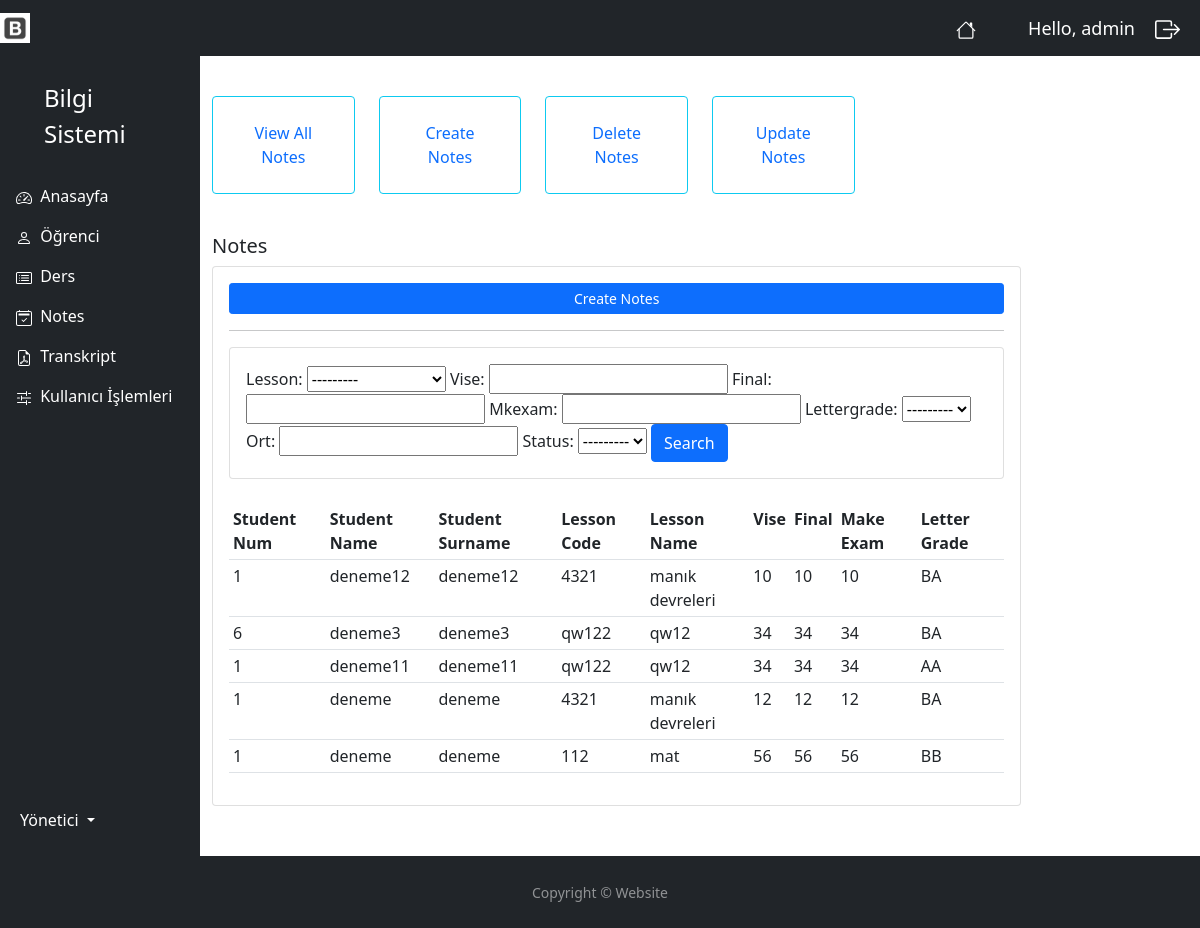
Page /notes_create/ (signed in) on the committed database.
### myapp/models.py (models this page shows, shortened)
class Notes(models.Model):
    STATUS1 = (
        ('gecti', 'Geçti'),
        ('kaldi', 'Kaldı'),
    )
    STATUS2 = (
        ('AA', 'AA'),
        ('BA', 'BA'),
        ('BB', 'BB'),
        ('CB', 'CB'),
        ('CC', 'CC'),
        ('DC', 'DC'),
        ('DD', 'DD'),
        ('FD', 'FD'),
        ('FF', 'FF'),
    )
    lesson = models.ForeignKey(Lesson, null=True, on_delete=models.SET_NULL)
    student = models.ForeignKey(Student, null=True, on_delete=models.SET_NULL)
    vise = models.IntegerField(null=True, blank=True)
    final = models.IntegerField(null=True, blank=True)
    mkexam = models.IntegerField(null=True, blank=True)
    lettergrade = models.CharField(max_length=2, null=True, choices=STATUS2)
    ort = models.IntegerField(blank=True, null=True)
    status = models.CharField(max_length=5, null=True, choices=STATUS1)

class Student(models.Model):
    user =models.OneToOneField(User, blank=True, null=True, on_delete=models.CASCADE)
    name = models.CharField(max_length=50, null=True)
    surname = models.CharField(max_length=50, null=True)
    num = models.IntegerField(null=True, blank=True)
    grade = models.IntegerField(null=True, blank=True)
    profile_pic = models.ImageField(default="user.jpeg", null=True, blank=True)
    department = models.ManyToManyField(Department)

class Lesson(models.Model):
    lcode = models.CharField(blank=True, max_length=50)
    lname = models.CharField(blank=True, max_length=50)
    lcredit = models.IntegerField(blank=True, null=True)
    period = models.ForeignKey(Period, null=True, on_delete=models.SET_NULL)
    student = models.ManyToManyField(Student)
    def __str__(self):
        return self.lname

### myapp/decorators.py (the view)
        def wrapper_func(request, *args, **kwargs):
            group =None
            if request.user.groups.exists():
                group = request.user.groups.all()[0].name
            if group in allowed_roles:
                return view_func(request, *args, **kwargs)
            else:
                return HttpResponse('You are not authorized to view this page')

### myapp/views.py (called while the page is built)
@login_required(login_url='login')
@allowed_users(allowed_roles=['admin'])
def notesCreate(request):
    notes = Notes.objects.all()
    notes_count = notes.count()
    myFilter = NotesFilter(request.GET, queryset=notes)
    notes = myFilter.qs
    context = {
        'notes': notes,
        'notes_count': notes_count,
        'myFilter': myFilter,
    }
    return render(request, 'accounts/notes_create.html', context)

### myapp/templates/accounts/notes_create.html (shortened to what this page needs)
{% extends 'accounts/main.html' %}
{% block content %}
    {% include 'accounts/dashboard_n.html' %}
    <br>
    <div class="row">
        <div class="col-md-10">
            <h5>Notes</h5>
            <div class="card card-body">
                <a class="btn btn-primary btn-sm btn-block" href="{% url 'create_notes' %}">Create Notes</a>
                <hr>
                <div class="row">
                    <div class="col">
                        <div class="card card-body">
                            <form method="get">
                                {{ myFilter.form }}
                                <button class="btn btn-primary" type="submit">Search</button>
                            </form>
                        </div>
                    </div>
                </div>
                <br>
                <table class="table table-sm">
                        <tr>
                            <th>Student Num</th>
                            <th>Student Name</th>
                            <th>Student Surname</th>
                            <th>Lesson Code</th>
                            <th>Lesson Name</th>
                            <th>Vise</th>
                            <th>Final</th>
                            <th>Make Exam</th>
                            <th>Letter Grade</th>
                        </tr>
                        {% for note in notes %}
                           <tr>
                                <td>{{ note.student.num }}</td>
                                <td>{{ note.student.name }}</td>
                                <td>{{ note.student.surname }}</td>
                                <td>{{ note.lesson.lcode }}</td>
                                <td>{{ note.lesson.lname }}</td>
                                <td>{{ note.vise }}</td>
                                <td>{{ note.final }}</td>
                                <td>{{ note.mkexam }}</td>
                                <td>{{ note.lettergrade }}</td>
                           </tr>
                        {% endfor %}
                    </table>
            </div>
        </div>
    </div>
{% endblock content %}

### myapp/templates/accounts/navbar.html (shortened to what this page needs)
{% load static %}
<nav class="navbar navbar-expand-lg navbar-dark bg-dark">
  <a href="{% url 'index' %}"><img  width="30" height="30" class="d-inline-block align-top" alt=""  src="{% static 'images/icon.jpeg' %}"></a>
    <span><a href="/" class="nav-link text-white align-middle px-5">
          </a>
    </span>
    <span class="hello-msg">Hello, {{ request.user }} </span>
    <span ><a  class="hello-msg " href="{% url 'logout' %}">
        </a>
    </span>
</nav>

### static/css/main.css (style rules this page uses)
body { background-color: #ebeff5; }

### myapp/templates/accounts/navbar.html (style rules this page uses)
.hello-msg { font-size: 18px; color: #fff; margin-right: 20px; }

### myapp/templates/accounts/footer.html (style rules this page uses)
html, body { height: 100%; }

### rows in the picture
Notes: student.num "1", student.name "deneme12", student.surname "deneme12", lesson.lcode "4321", lesson.lname "manık devreleri", vise "10", final "10", mkexam "10", lettergrade "BA"
Notes: student.num "6", student.name "deneme3", student.surname "deneme3", lesson.lcode "qw122", lesson.lname "qw12", vise "34", final "34", mkexam "34", lettergrade "BA"
Notes: student.num "1", student.name "deneme11", student.surname "deneme11", lesson.lcode "qw122", lesson.lname "qw12", vise "34", final "34", mkexam "34", lettergrade "AA"
Notes: student.num "1", student.name "deneme", student.surname "deneme", lesson.lcode "4321", lesson.lname "manık devreleri", vise "12", final "12", mkexam "12", lettergrade "BA"
Notes: student.num "1", student.name "deneme", student.surname "deneme", lesson.lcode "112", lesson.lname "mat", vise "56", final "56", mkexam "56", lettergrade "BB"

### other values in the picture
{{ request.user }} "admin"
